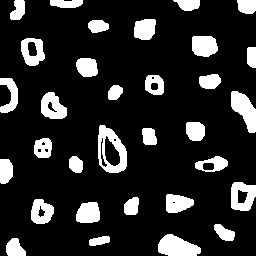
//> input picture contar_bolhas/bolhas.png, 256 x 256 px
$ ./main   (built with g++ and OpenCV 4)
//> lines starting //> are read from the running program, lines starting //| are printed output that depends on the picture; after the words box and inside, x2 and y2 are one past the last pixel; in counts of white or black regions, pixels touching at a corner belong together
#include <iostream>
#include <opencv2/opencv.hpp>

int main(int argc, char** argv) {
    // matriz que sera modificada para a contagem
    cv::Mat image;
    image = cv::imread("bolhas.png", cv::IMREAD_GRAYSCALE);
//> image: 256 rows x 256 cols, CV_8UC1; 16.4% white; 32 white regions, largest, box (x1, y1, x2, y2) and area: (98, 125, 127, 173) 737, (158, 234, 201, 256) 669, (231, 91, 256, 133) 613

    if (image.data == NULL) {
        std::cout << "Falha na abertura da imagem.\n";
        exit(-1);
    }

    // esta matriz ira servir para vizualizar a contagem
    cv::Mat canvas;
    image.copyTo(canvas);

    cv::Point p;

    // percorre a borda da imagem, efetivamente "apagando" quaisquer bolhas.
    for (int i = 0; i < image.rows; i++) {
        int j = 0;
        while (j < image.cols) {
            if (image.at<uchar>(i, j) == 255) {
                p.x = j;
                p.y = i;
                cv::floodFill(image, p, 0);
            }

            if (i == 0 || i == image.rows - 1) {
                j++;
            } else {
                j += image.cols - 1;
            }
        }
    }
//> this loop made 256 passes
//> j on passes 1 to 3: 256, 510, 510
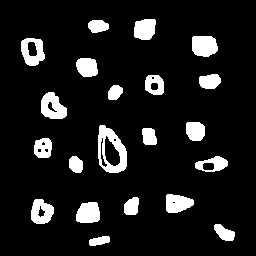
//> image: 256 rows x 256 cols, CV_8UC1; 10.6% white; 21 white regions, largest, box (x1, y1, x2, y2) and area: (98, 125, 127, 173) 737, (41, 92, 67, 119) 481, (192, 36, 218, 57) 467

    p.x = 0;
//> p = Point(0, 255)
    p.y = 0;
//> p = Point(0, 0)

    // com isso, eu faco a cor de fundo ser diferente da cor dos buracos.
    cv::floodFill(image, p, 254);
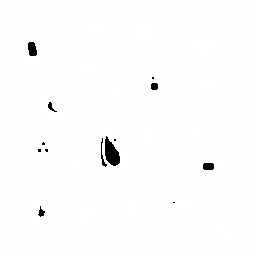
//> image: 256 rows x 256 cols, CV_8UC1; min 0, max 255, mean 251.6

    // agora, vou começar a contar a quantidade de bolhas e de bolhas com buracos.
    uchar nbolhas = 0;

    // aqui irei guardar a quantidade de buracos em cada bolha.
    // como o 0 esta reservado para os buracos, 255 para as bolhas originais e 254 para o fundo, so teremos, no maximo, como contar 253 bolhas.
    std::vector<uchar> tem_bolha(253, 0);
    for (int i = 0; i < image.rows; i++) {

        // comeco da coluna 1 para poder testar dois pixels ao mesmo tempo.
        // nao interfere na contagem de bolhas pois ja sabemos que, na borda, nao ha bolhas.
        for (int j = 1; j < image.cols && nbolhas < 254; j++) {
            // sempre que encontrar uma bolha, executar um floodfill naquela posicao para demarca-la com a sua identificacao.
            if (image.at<uchar>(i, j) == 255) {
                p.x = j;
                p.y = i;
                nbolhas++;
                cv::floodFill(image, p, nbolhas);

                // tambem faco um floodfill com outra cor numa copia para vizualizarmos depois.
                cv::floodFill(canvas, p, 85);

            // se chegamos em um buraco que faz borda com uma bolha, aumentamos a quantidade de buracos para aquela bolha e executamos um floodfill.
            } else if (image.at<uchar>(i, j) == 0 && image.at<uchar>(i, j - 1) <= nbolhas) {
                p.x = j;
                p.y = i;
                tem_bolha[image.at<uchar>(i, j - 1) - 1]++;
                cv::floodFill(image, p, 254);

                // aqui é para fins de vizualizacao.
                cv::floodFill(canvas, p, 170);
            }
        }
    }
//> this loop made 256 passes
//> nbolhas on passes 1 to 3: 0, 0, 0
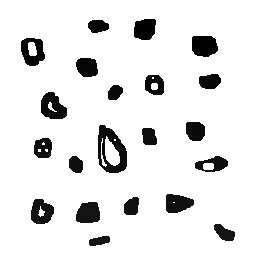
//> image: 256 rows x 256 cols, CV_8UC1; 11.61% of pixels changed, all inside (x1, y1, x2, y2) = (21, 19, 235, 246)
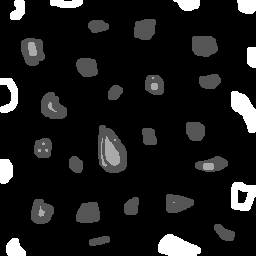
//> canvas: 256 rows x 256 cols, CV_8UC1; min 0, max 255, mean 25.5
//> after the loop, nbolhas = 21; tem_bolha = 253 values, max 3 at index 10, min 0 at index 0, mean 0.0514

    // agora, contar quantos buracos temos no total, e quantas bolhas tem buracos.
    int nbolhas_com_buracos = 0;
    int nburacos = 0;
    for (std::vector<uchar>::iterator iter = tem_bolha.begin(); iter != tem_bolha.end(); iter++) {
        nburacos += (*iter);
        nbolhas_com_buracos += (*iter > 0) ? 1 : 0;
    }
//> this loop made 253 passes
//> after the loop, nburacos = 13; nbolhas_com_buracos = 8

    std::cout << "a imagem tem " << (int)nbolhas << " bolhas. " << nbolhas_com_buracos << " delas tem buracos, e temos " << nburacos << " buracos no total.\n";
//| a imagem tem 21 bolhas. 8 delas tem buracos, e temos 13 buracos no total.

    // mostrar a imagem de vizualizacao.
    cv::imwrite("contagem_bolhas.png", canvas);

    return 0;
}
